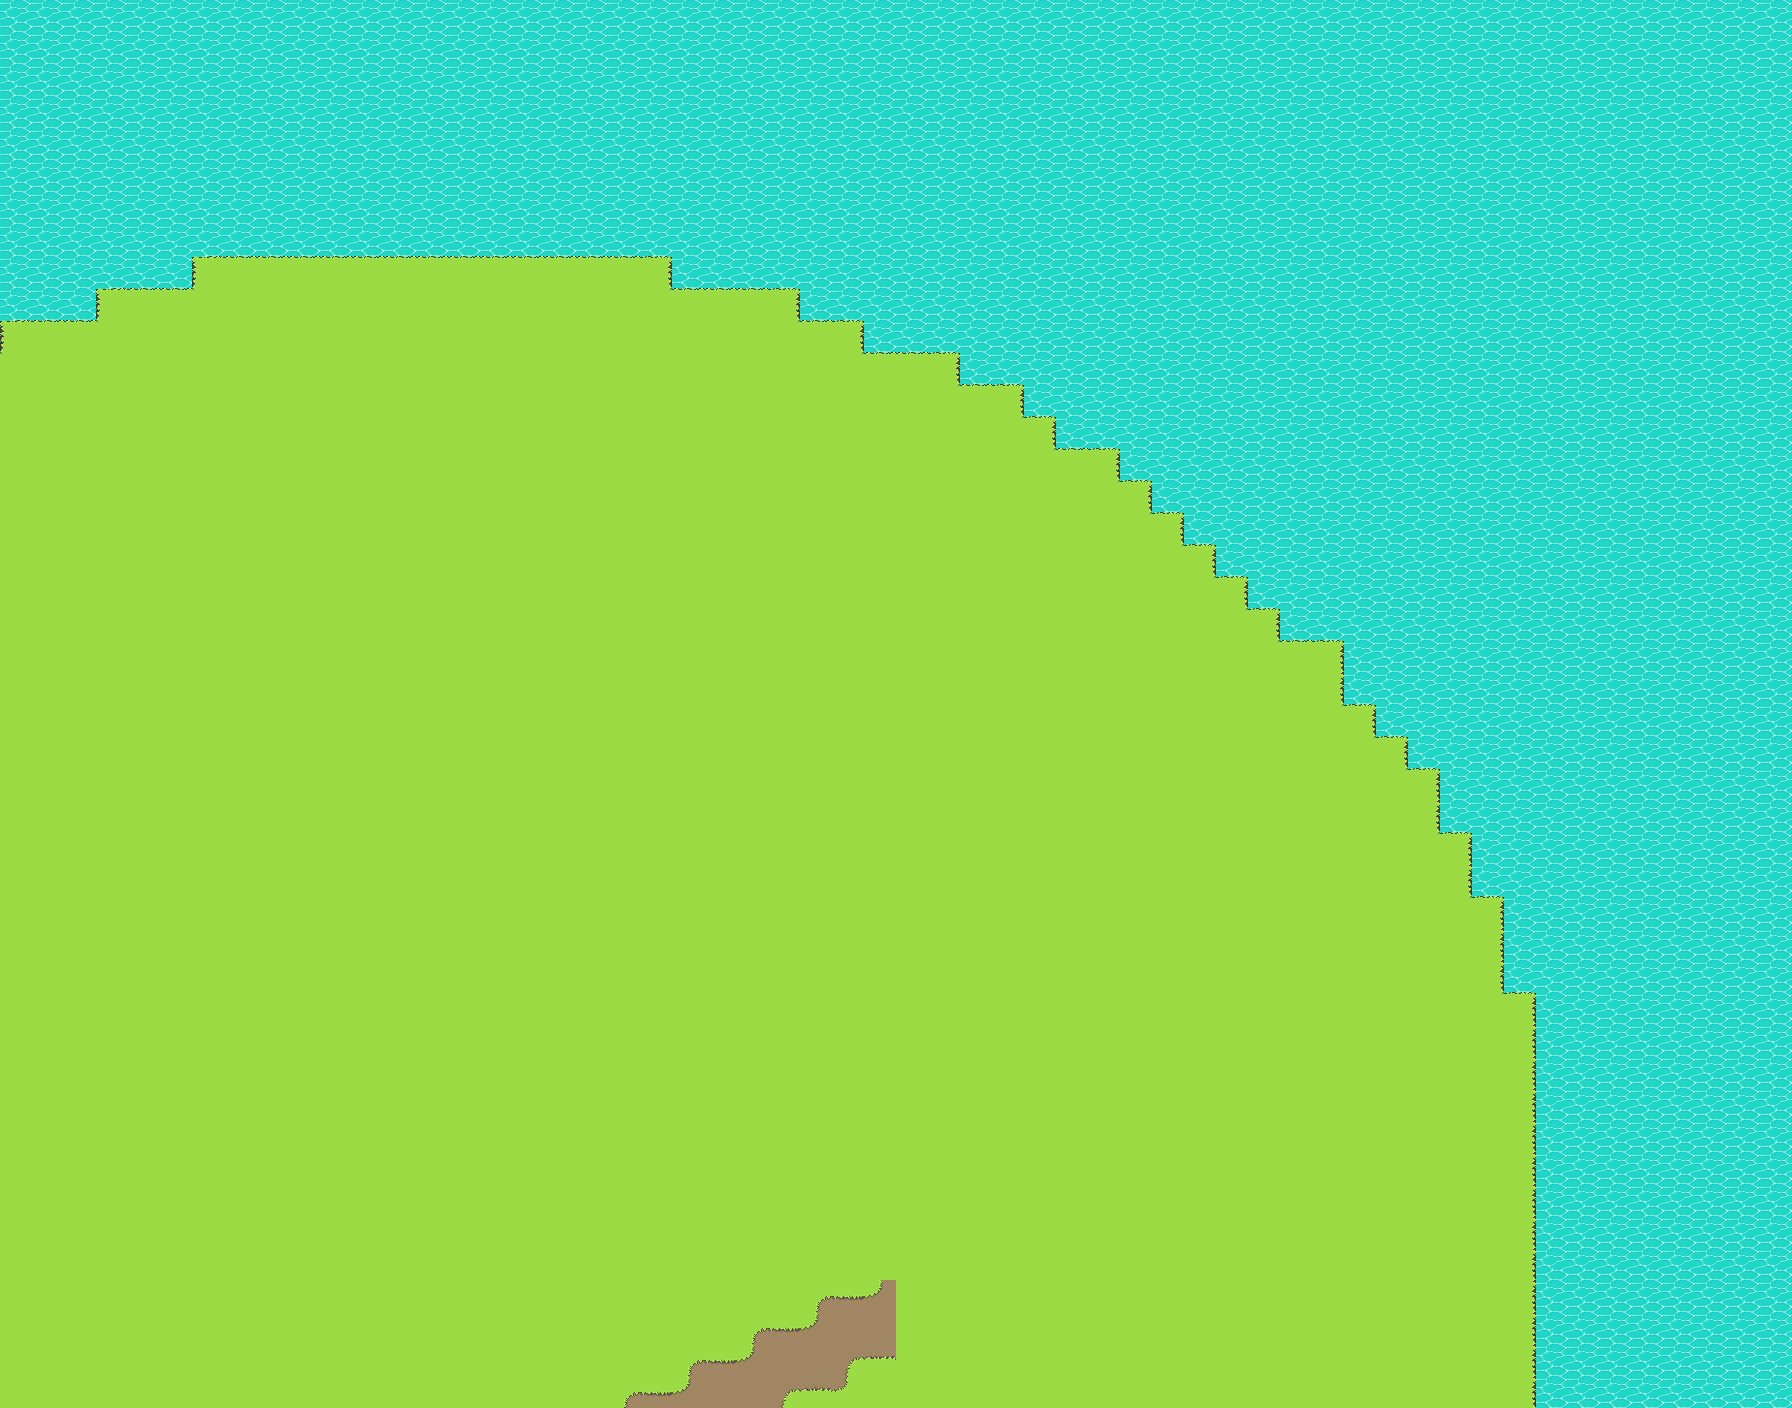

A 2D game scene composited from a Tiled map and its tileset images. What follows is a short description and the map's XML, with each tile layer's data collapsed to a summary:
An orthogonal 56x44 tile map with 32x32 px tiles, 2 tile layers (water, terrain), 2 tilesets.

<map version="1.10" tiledversion="1.11.2" orientation="orthogonal" renderorder="right-up" width="56" height="44" tilewidth="32" tileheight="32" infinite="0" nextlayerid="6" nextobjectid="1">
 <tileset firstgid="1" name="basic_terrain" tilewidth="32" tileheight="32" tilecount="160" columns="10">
  <image source="../tilesets/basic_terrain/terrain_tiles_v2.png" width="320" height="512" />
  <wangsets>
   <wangset name="Basic" type="corner" tile="-1">
    <wangcolor name="Dirt" color="#ff0000" tile="-1" probability="1" />
    <wangcolor name="Grass" color="#00ff00" tile="-1" probability="1" />
    <wangcolor name="Hills" color="#0000ff" tile="-1" probability="1" />
    <wangtile tileid="0" wangid="0,0,0,1,0,0,0,0" />
    <wangtile tileid="1" wangid="0,2,0,1,0,1,0,2" />
    <wangtile tileid="2" wangid="0,0,0,0,0,1,0,0" />
    <wangtile tileid="10" wangid="0,1,0,1,0,2,0,2" />
    <wangtile tileid="11" wangid="0,1,0,1,0,1,0,1" />
    <wangtile tileid="12" wangid="0,2,0,2,0,1,0,1" />
    <wangtile tileid="20" wangid="0,1,0,0,0,0,0,0" />
    <wangtile tileid="21" wangid="0,1,0,2,0,2,0,1" />
    <wangtile tileid="22" wangid="0,0,0,0,0,0,0,1" />
    <wangtile tileid="40" wangid="0,0,0,2,0,0,0,0" />
    <wangtile tileid="41" wangid="0,1,0,2,0,2,0,1" />
    <wangtile tileid="42" wangid="0,0,0,0,0,2,0,0" />
    <wangtile tileid="44" wangid="0,0,0,3,0,0,0,0" />
    <wangtile tileid="45" wangid="0,0,0,3,0,3,0,0" />
    <wangtile tileid="46" wangid="0,0,0,0,0,3,0,0" />
    <wangtile tileid="50" wangid="0,2,0,2,0,1,0,1" />
    <wangtile tileid="51" wangid="0,2,0,2,0,2,0,2" />
    <wangtile tileid="52" wangid="0,1,0,1,0,2,0,2" />
    <wangtile tileid="54" wangid="0,3,0,3,0,0,0,0" />
    <wangtile tileid="56" wangid="0,0,0,0,0,3,0,3" />
    <wangtile tileid="60" wangid="0,2,0,0,0,0,0,0" />
    <wangtile tileid="61" wangid="0,2,0,1,0,1,0,2" />
    <wangtile tileid="62" wangid="0,0,0,0,0,0,0,2" />
    <wangtile tileid="64" wangid="0,3,0,0,0,0,0,0" />
    <wangtile tileid="65" wangid="0,3,0,0,0,0,0,3" />
    <wangtile tileid="66" wangid="0,0,0,0,0,0,0,3" />
    <wangtile tileid="84" wangid="0,1,0,2,0,1,0,1" />
    <wangtile tileid="85" wangid="0,1,0,1,0,2,0,1" />
    <wangtile tileid="86" wangid="0,2,0,1,0,2,0,2" />
    <wangtile tileid="87" wangid="0,2,0,2,0,1,0,2" />
    <wangtile tileid="94" wangid="0,2,0,1,0,1,0,1" />
    <wangtile tileid="95" wangid="0,1,0,1,0,1,0,2" />
    <wangtile tileid="96" wangid="0,1,0,2,0,2,0,2" />
    <wangtile tileid="97" wangid="0,2,0,2,0,2,0,1" />
    <wangtile tileid="100" wangid="0,0,0,1,0,0,0,1" />
    <wangtile tileid="101" wangid="0,1,0,0,0,1,0,0" />
   </wangset>
  </wangsets>
 </tileset>
 <tileset firstgid="161" name="water" tilewidth="32" tileheight="32" tilecount="285" columns="19">
  <image source="../tilesets/beach_terrain/water_animation_spritesheet.png" width="608" height="480" />
  <tile id="0">
   <animation>
    <frame tileid="0" duration="500" />
    <frame tileid="1" duration="500" />
    <frame tileid="2" duration="500" />
    <frame tileid="3" duration="500" />
   </animation>
  </tile>
  <tile id="5">
   <animation>
    <frame tileid="5" duration="500" />
    <frame tileid="6" duration="500" />
    <frame tileid="7" duration="500" />
    <frame tileid="8" duration="500" />
   </animation>
  </tile>
  <tile id="10">
   <animation>
    <frame tileid="10" duration="500" />
    <frame tileid="11" duration="500" />
    <frame tileid="12" duration="500" />
    <frame tileid="13" duration="500" />
   </animation>
  </tile>
  <tile id="15">
   <animation>
    <frame tileid="15" duration="500" />
    <frame tileid="16" duration="500" />
    <frame tileid="17" duration="500" />
    <frame tileid="18" duration="500" />
   </animation>
  </tile>
  <tile id="19">
   <animation>
    <frame tileid="19" duration="500" />
    <frame tileid="20" duration="500" />
    <frame tileid="21" duration="500" />
    <frame tileid="22" duration="500" />
   </animation>
  </tile>
  <tile id="29">
   <animation>
    <frame tileid="29" duration="500" />
    <frame tileid="30" duration="500" />
    <frame tileid="31" duration="500" />
    <frame tileid="32" duration="500" />
   </animation>
  </tile>
  <tile id="34">
   <animation>
    <frame tileid="34" duration="500" />
    <frame tileid="35" duration="500" />
    <frame tileid="36" duration="500" />
    <frame tileid="37" duration="500" />
   </animation>
  </tile>
  <tile id="38">
   <animation>
    <frame tileid="38" duration="500" />
    <frame tileid="39" duration="500" />
    <frame tileid="40" duration="500" />
    <frame tileid="41" duration="500" />
   </animation>
  </tile>
  <tile id="43">
   <animation>
    <frame tileid="43" duration="500" />
    <frame tileid="44" duration="500" />
    <frame tileid="45" duration="500" />
    <frame tileid="46" duration="500" />
   </animation>
  </tile>
  <tile id="48">
   <animation>
    <frame tileid="48" duration="500" />
    <frame tileid="49" duration="500" />
    <frame tileid="50" duration="500" />
    <frame tileid="51" duration="500" />
   </animation>
  </tile>
  <tile id="53">
   <animation>
    <frame tileid="53" duration="500" />
    <frame tileid="54" duration="500" />
    <frame tileid="55" duration="500" />
    <frame tileid="56" duration="500" />
   </animation>
  </tile>
  <tile id="57">
   <animation>
    <frame tileid="57" duration="500" />
    <frame tileid="58" duration="500" />
    <frame tileid="59" duration="500" />
    <frame tileid="60" duration="500" />
   </animation>
  </tile>
  <tile id="62">
   <animation>
    <frame tileid="62" duration="500" />
    <frame tileid="63" duration="500" />
    <frame tileid="64" duration="500" />
    <frame tileid="65" duration="500" />
   </animation>
  </tile>
  <tile id="67">
   <animation>
    <frame tileid="67" duration="500" />
    <frame tileid="68" duration="500" />
    <frame tileid="69" duration="500" />
    <frame tileid="70" duration="500" />
   </animation>
  </tile>
  <tile id="72">
   <animation>
    <frame tileid="72" duration="500" />
    <frame tileid="73" duration="500" />
    <frame tileid="74" duration="500" />
    <frame tileid="75" duration="500" />
   </animation>
  </tile>
  <tile id="95">
   <animation>
    <frame tileid="95" duration="500" />
    <frame tileid="96" duration="500" />
    <frame tileid="97" duration="500" />
    <frame tileid="98" duration="500" />
   </animation>
  </tile>
  <tile id="101">
   <animation>
    <frame tileid="101" duration="500" />
    <frame tileid="102" duration="500" />
    <frame tileid="103" duration="500" />
    <frame tileid="104" duration="500" />
   </animation>
  </tile>
  <tile id="106">
   <animation>
    <frame tileid="106" duration="500" />
    <frame tileid="107" duration="500" />
    <frame tileid="108" duration="500" />
    <frame tileid="109" duration="500" />
   </animation>
  </tile>
  <tile id="114">
   <animation>
    <frame tileid="114" duration="500" />
    <frame tileid="115" duration="500" />
    <frame tileid="116" duration="500" />
    <frame tileid="117" duration="500" />
   </animation>
  </tile>
  <tile id="120">
   <animation>
    <frame tileid="120" duration="500" />
    <frame tileid="121" duration="500" />
    <frame tileid="122" duration="500" />
    <frame tileid="123" duration="500" />
   </animation>
  </tile>
  <tile id="125">
   <animation>
    <frame tileid="125" duration="500" />
    <frame tileid="126" duration="500" />
    <frame tileid="127" duration="500" />
    <frame tileid="128" duration="500" />
   </animation>
  </tile>
  <tile id="133">
   <animation>
    <frame tileid="133" duration="500" />
    <frame tileid="134" duration="500" />
    <frame tileid="135" duration="500" />
    <frame tileid="136" duration="500" />
   </animation>
  </tile>
  <tile id="144">
   <animation>
    <frame tileid="144" duration="500" />
    <frame tileid="145" duration="500" />
    <frame tileid="146" duration="500" />
    <frame tileid="147" duration="500" />
   </animation>
  </tile>
  <tile id="171">
   <animation>
    <frame tileid="171" duration="500" />
    <frame tileid="172" duration="500" />
    <frame tileid="173" duration="500" />
    <frame tileid="174" duration="500" />
   </animation>
  </tile>
  <tile id="176">
   <animation>
    <frame tileid="176" duration="500" />
    <frame tileid="177" duration="500" />
    <frame tileid="178" duration="500" />
    <frame tileid="179" duration="500" />
   </animation>
  </tile>
  <tile id="181">
   <animation>
    <frame tileid="181" duration="500" />
    <frame tileid="182" duration="500" />
    <frame tileid="183" duration="500" />
    <frame tileid="184" duration="500" />
   </animation>
  </tile>
  <tile id="186">
   <animation>
    <frame tileid="186" duration="500" />
    <frame tileid="187" duration="500" />
    <frame tileid="188" duration="500" />
    <frame tileid="189" duration="500" />
   </animation>
  </tile>
  <tile id="190">
   <animation>
    <frame tileid="190" duration="500" />
    <frame tileid="191" duration="500" />
    <frame tileid="192" duration="500" />
    <frame tileid="193" duration="500" />
   </animation>
  </tile>
  <tile id="195">
   <animation>
    <frame tileid="195" duration="500" />
    <frame tileid="195" duration="500" />
    <frame tileid="197" duration="500" />
    <frame tileid="198" duration="500" />
   </animation>
  </tile>
  <tile id="200">
   <animation>
    <frame tileid="200" duration="500" />
    <frame tileid="201" duration="500" />
    <frame tileid="202" duration="500" />
    <frame tileid="203" duration="500" />
   </animation>
  </tile>
  <tile id="205">
   <animation>
    <frame tileid="205" duration="500" />
    <frame tileid="206" duration="500" />
    <frame tileid="207" duration="500" />
    <frame tileid="208" duration="500" />
   </animation>
  </tile>
  <tile id="209">
   <animation>
    <frame tileid="209" duration="500" />
    <frame tileid="210" duration="500" />
    <frame tileid="211" duration="500" />
    <frame tileid="212" duration="500" />
   </animation>
  </tile>
  <tile id="214">
   <animation>
    <frame tileid="214" duration="500" />
    <frame tileid="215" duration="500" />
    <frame tileid="216" duration="500" />
    <frame tileid="217" duration="500" />
   </animation>
  </tile>
  <tile id="219">
   <animation>
    <frame tileid="219" duration="500" />
    <frame tileid="220" duration="500" />
    <frame tileid="221" duration="500" />
    <frame tileid="222" duration="500" />
   </animation>
  </tile>
  <tile id="228">
   <animation>
    <frame tileid="228" duration="500" />
    <frame tileid="229" duration="500" />
    <frame tileid="230" duration="500" />
    <frame tileid="231" duration="500" />
   </animation>
  </tile>
  <tile id="233">
   <animation>
    <frame tileid="233" duration="500" />
    <frame tileid="234" duration="500" />
    <frame tileid="235" duration="500" />
    <frame tileid="236" duration="500" />
   </animation>
  </tile>
  <tile id="238">
   <animation>
    <frame tileid="238" duration="500" />
    <frame tileid="239" duration="500" />
    <frame tileid="240" duration="500" />
    <frame tileid="241" duration="500" />
   </animation>
  </tile>
  <tile id="243">
   <animation>
    <frame tileid="243" duration="500" />
    <frame tileid="244" duration="500" />
    <frame tileid="245" duration="500" />
    <frame tileid="246" duration="500" />
   </animation>
  </tile>
  <tile id="247">
   <animation>
    <frame tileid="247" duration="500" />
    <frame tileid="248" duration="500" />
    <frame tileid="249" duration="500" />
    <frame tileid="250" duration="500" />
   </animation>
  </tile>
  <tile id="252">
   <animation>
    <frame tileid="252" duration="500" />
    <frame tileid="253" duration="500" />
    <frame tileid="254" duration="500" />
    <frame tileid="255" duration="500" />
   </animation>
  </tile>
  <tile id="257">
   <animation>
    <frame tileid="257" duration="500" />
    <frame tileid="258" duration="500" />
    <frame tileid="259" duration="500" />
    <frame tileid="260" duration="500" />
   </animation>
  </tile>
  <tile id="262">
   <animation>
    <frame tileid="262" duration="500" />
    <frame tileid="263" duration="500" />
    <frame tileid="264" duration="500" />
    <frame tileid="265" duration="500" />
   </animation>
  </tile>
  <tile id="266">
   <animation>
    <frame tileid="266" duration="500" />
    <frame tileid="267" duration="500" />
    <frame tileid="268" duration="500" />
    <frame tileid="269" duration="500" />
   </animation>
  </tile>
  <tile id="271">
   <animation>
    <frame tileid="271" duration="500" />
    <frame tileid="272" duration="500" />
    <frame tileid="273" duration="500" />
    <frame tileid="274" duration="500" />
   </animation>
  </tile>
  <tile id="276">
   <animation>
    <frame tileid="276" duration="500" />
    <frame tileid="277" duration="500" />
    <frame tileid="278" duration="500" />
    <frame tileid="279" duration="500" />
   </animation>
  </tile>
 </tileset>
 <layer id="3" name="water" width="56" height="44">
  <data>[2464 cells, 2464 non-empty, 3 distinct tile ids]</data>
 </layer>
 <layer id="1" name="terrain" width="56" height="44">
  <data>[2464 cells, 1502 non-empty, 15 distinct tile ids]</data>
 </layer>
 <objectgroup id="4" name="objects" />
 <objectgroup id="5" name="hitboxes" />
</map>
